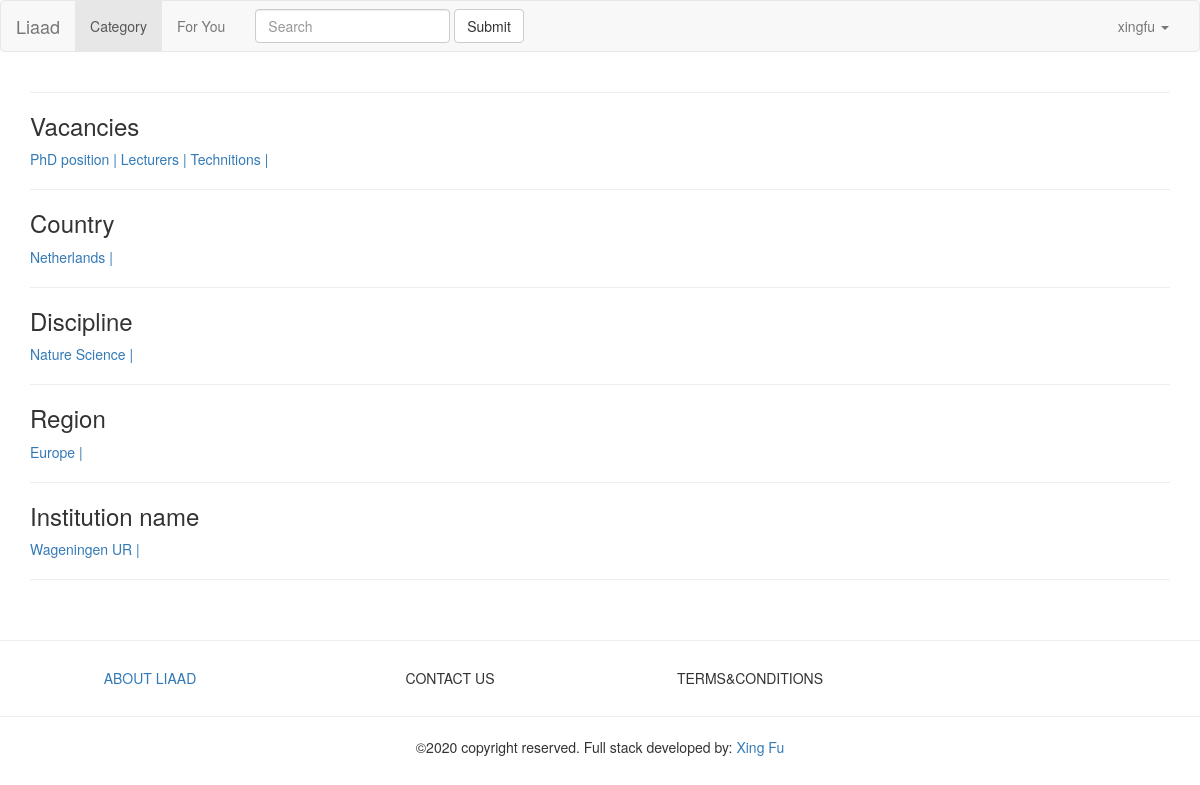
Page /type/ (signed in) on the committed database.
### article/models.py (models this page shows, shortened)
class Types(models.Model):
    types = models.CharField(max_length=20)
    def __str__(self):
        return self.types

class Country(models.Model):
    country = models.CharField(max_length=15)
    region = models.ForeignKey(Region, on_delete=models.DO_NOTHING, null=True)
    def __str__(self):
        return self.country

class Discipline(models.Model):
    discipline = models.CharField(max_length=20)
    def __str__(self):
        return self.discipline

class Region(models.Model):
    content = models.CharField(max_length=10)
    def __str__(self):
        return self.content

class University(models.Model):
    university = models.CharField(max_length=30)
    region = models.ForeignKey(Region, on_delete=models.DO_NOTHING, null=True)
    country = models.ForeignKey(Country, on_delete=models.DO_NOTHING, null=True)
    def __str__(self):
        return self.university

### article/views.py (the view)
# urls.py: path('', views.type_list, name= 'type_list'),
def type_list(request):
    context = {}
    context['blog_types'] = Types.objects.all()
    context['blog_countries'] = Country.objects.all()
    context['blog_regions'] = Region.objects.all()
    context['blog_uni'] = University.objects.all()
    context['blog_disc'] = Discipline.objects.all()
    return render(request,'label_list.html',context)

### article/templates/label_list.html (shortened to what this page needs)
{% extends 'index.html' %}
{% block content %}
    <hr>
    <h3>Vacancies</h3>
    {% for types in blog_types %}
      <a href="vacancies/?type={{types}}"> {{types}} |</a>
    {% endfor%}
    <br>
    <hr>
    <h3>Country </h3>
    {% for types in blog_countries %}
        <a href="country/?type={{types}}">  {{types}} |</a>
    {% endfor%}
<br>
    <hr>
    <h3>Discipline </h3>
    {% for types in blog_disc %}
    <a href="dis/?type={{types}}">   {{types}} |</a>
    {% endfor%}
<br>
    <hr>
    <h3>Region</h3>
    {% for types in blog_regions %}
       <a href="rig/?type={{types}}">   {{types}} |</a>
    {% endfor%}
<br>
    <hr>
    <h3>Institution name </h3>
    {% for types in blog_uni %}
        <a href="ist/?type={{types}}">   {{types}} |</a>
    {% endfor%}
    <hr>
    <br>
{% endblock%}

### article/templates/index.html (shortened to what this page needs)
{% load static %}
<html>
<head>
    <link href="{% static '/bootstrap-3.3.7/css/bootstrap.min.css' %}" rel="stylesheet">
</head>
<body>
<nav class="navbar navbar-default">
  <div class="container-fluid">
    <div class="navbar-header">
      <a class="navbar-brand" href="/">Liaad</a>
    </div>
    <div class="collapse navbar-collapse" id="bs-example-navbar-collapse-1">
      <ul class="nav navbar-nav">
          <li class="active"><a href="{% url 'type_list' %}">Category <span class="sr-only">(current)</span></a></li>
      </ul>
      {% if user.is_authenticated %}
        <ul class="nav navbar-nav">
          <li class="nav-link"><a href="{% url 'type_list' %}">For You <span class="sr-only">(current)</span></a></li>
      </ul>
        <form class="navbar-form navbar-left" action="{% url 'search_context' %}">
        <div class="form-group">
          <input type="text" class="form-control" placeholder="Search" name="key_words">
        </div>
        <button type="submit" class="btn btn-default">Submit</button>
      </form>
        {% endif %}
      <ul class="nav navbar-nav navbar-right">
            {% if user.is_authenticated %}
          <li class="dropdown">
            <a href=# class="dropdown-toggle" data-toggle="dropdown" role="button" aria-haspopup="true" aria-expanded="false">{{user}} <span class="caret"></span></a>
              </li>
            {% endif %}
      </ul>
    </div>
  </div>
</nav>
<div class="container">
{% block content %}{% endblock %}
</div>
<hr>
<footer class="footer">
  <div class="container-fluid text-center text-md-left">
    <div class="row">
      <div class="col-md-3 mb-md-0 mb-3">
        <a href = '{% url 'about' %}'><h5 class="text-uppercase">About Liaad</h5></a>
      </div>
      <div class="col-md-3 mb-md-0 mb-3">
        <h5 class="text-uppercase">contact us</h5>
      </div>
        <div class="col-md-3 mb-md-0 mb-3">
        <h5 class="text-uppercase">Terms&conditions</h5>
      </div>
    </div>
  </div>
  <hr>
  <div class="footer-copyright text-center py-3">©2020 copyright reserved. Full stack developed by:<a href="https://www.linkedin.com/in/xing-fu-83b893a4//"> Xing Fu </a>
  </div>
</footer>
</body>
</html>

### rows in the picture
Types: types "PhD position"
Types: types "Lecturers"
Types: types "Technitions"
Country: country "Netherlands"
Discipline: discipline "Nature Science"
Region: content "Europe"
University: university "Wageningen UR"

### other values in the picture
{{ user }} "xingfu"
